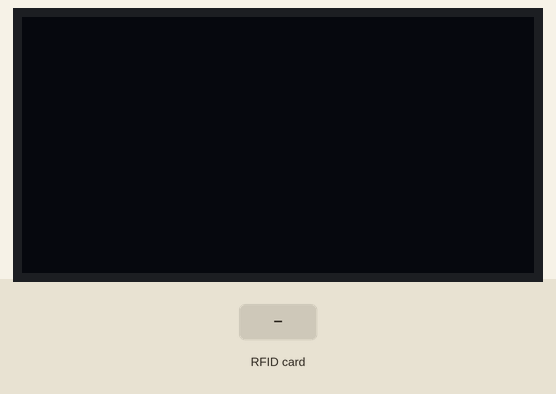
A sketch run on a simulated ESP32. On the bench: 128×64 one-colour display. The inputs (shaded band) are chosen by the test bench. No radio packets arrive unless stated; what the sketch prints to the serial monitor is not drawn.

Above: at 4.3 s.
4.4 s: RFID card 5E 7A 19 C4 held to the reader
At 5.0 s:
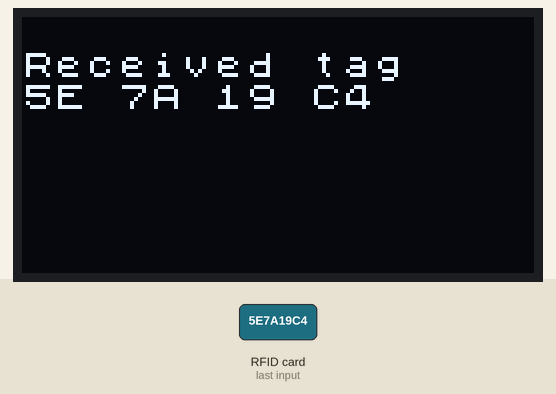
At 15.0 s:
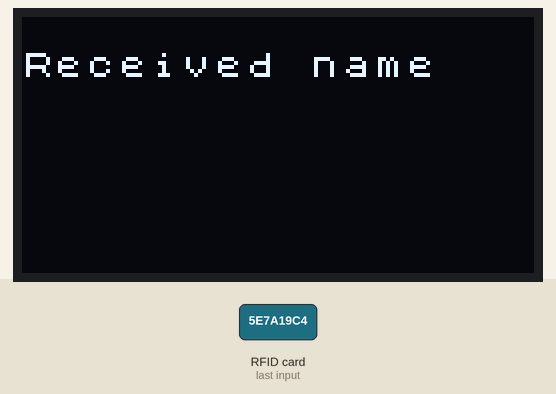
Timing chart, 0 to 15.9 s (numbered marks = the images above; inputs shaded):
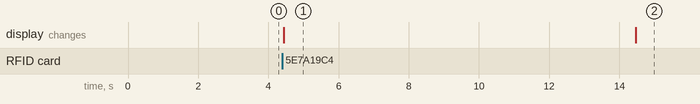

Measured:
- after the input at 4.4 s, the display: first changes at once (image 1 shows a later state)
- what the display in image 1 shows lasts 10.1 s, from 4.4 s to 14.5 s

The sketch:

esp32.HT.rc522.LoRa.send.tag.181016.ino
```cpp
#include <SPI.h>
#include <LoRa.h>
#include <Wire.h>
#include <U8x8lib.h>  // bibliothèque à charger a partir de
// the OLED used
U8X8_SSD1306_128X64_NONAME_SW_I2C u8x8(15, 4, 16); // data, clock, reset

#include "MFRC522_I2C.h"

#define SDA_PIN 21
#define SCL_PIN 22
#define RST_PIN 12

#define SCK     5    // GPIO5  -- SX127x's SCK
#define MISO    19   // GPIO19 -- SX127x's MISO
#define MOSI    27   // GPIO27 -- SX127x's MOSI
#define SS      18   // GPIO18 -- SX127x's CS
#define RST     14   // GPIO14 -- SX127x's RESET
#define DI0     26   // GPIO26 -- SX127x's IRQ(Interrupt Request)

#define freq    870E6  //you can set band here directly,e.g. 868E6,915E6
int  sf=8;
int sb=125E3;       // set the signal bandwidth; 125KHz,[250KHz,500Kz]

int rssi;

MFRC522 mfrc522(0x28, RST_PIN);  // Create MFRC522 instance.

void ShowReaderDetails();


QueueHandle_t bqueue, dqueue;  // queues for beacons and data frames

int sdcount=0, rdcount=0;

union tspack
  {
    uint8_t frame[128];
    struct packet
      {
        uint8_t head[4];  // head[3] is length for sensors or text, text takes 1 on MSbit
        uint16_t num;
        uint16_t tout;
        union {
              float sensor[8];
              char text[32];
              } tsdata;
      } pack;
  } sdf,sbf,rdf,rbf;  // data frame and beacon frame


void dispName()  // sr=1 - send, sr=0 - receive
{
  char dbuf[32];
  u8x8.clear();
  memset(dbuf,0x00,32);
  u8x8.drawString(0, 1,"Received name");
  strncpy(dbuf, rdf.pack.tsdata.text,16);
  u8x8.drawString(0, 2,dbuf);
  strncpy(dbuf, rdf.pack.tsdata.text+16,16);
  u8x8.drawString(0, 3,dbuf);
}

void dispTag(char *rtag)  // sr=1 - send, sr=0 - receive
{
  char dbuf[32];
  u8x8.clear();
  memset(dbuf,0x00,32);
  u8x8.drawString(0, 1,"Received tag");
  u8x8.drawString(0, 2,rtag);
}


void ShowReaderDetails() {
  // Get the MFRC522 software version
  byte v = mfrc522.PCD_ReadRegister(mfrc522.VersionReg);
  Serial.print(F("MFRC522 Software Version: 0x"));
  Serial.print(v, HEX);
  if (v == 0x91)
    Serial.print(F(" = v1.0"));
  else if (v == 0x92)
    Serial.print(F(" = v2.0"));
  else
    Serial.print(F(" (unknown)"));
  Serial.println("");
  // When 0x00 or 0xFF is returned, communication probably failed
  if ((v == 0x00) || (v == 0xFF)) {
    Serial.println(F("WARNING: Communication failure, is the MFRC522 properly connected?"));
  }
}


void onReceive(int packetSize)
{
  int i=0;uint8_t rdbuff[40];
  if (packetSize == 0) return;   // if there's no packet, return
  i=0;
  if (packetSize==40)
    {
    while (LoRa.available()) {
      rdbuff[i]=LoRa.read();i++;
      }
      //dispData(0);
      rssi=LoRa.packetRssi();
      if(rdcount<64000) rdcount++; else rdcount=0;
      xQueueReset(dqueue); // to keep only the last element
      xQueueSend(dqueue, rdbuff, portMAX_DELAY);
    }
  delay(200);
}

void setup() {
  Serial.begin(9600); // Initialize serial communications with the PC
  Wire.begin(SDA_PIN, SCL_PIN); // Initialize I2C
  mfrc522.PCD_Init();   // Init MFRC522
  ShowReaderDetails();  // Show details of PCD - MFRC522 Card Reader details
  Serial.println("Scan PICC to see UID, type, and data blocks...");

  u8x8.begin();  // initialize OLED
  u8x8.setFont(u8x8_font_chroma48medium8_r);

  pinMode(26, INPUT);  // recv interrupt

  SPI.begin(SCK,MISO,MOSI,SS);
  LoRa.setPins(SS,RST,DI0);
  if (!LoRa.begin(freq)) {
    Serial.println("Starting LoRa failed!");
    u8x8.drawString(0, 1, "Starting LoRa failed!");
    while (1);
  }

dqueue = xQueueCreate(4, 40); // queue for 4 LoRaTS long data frames

  LoRa.onReceive(onReceive);
  LoRa.receive();
  delay(3000);
}

char tbuff[16];

int period = 3000;

unsigned long time_now = 0;

void loop() {
int qres=0;
  // Look for new cards
  if ( !mfrc522.PICC_IsNewCardPresent()) {
    return;
  }

  // Select one of the cards
  if ( ! mfrc522.PICC_ReadCardSerial()) {
    return;
  }
 //Show UID on serial monitor
  Serial.print("UID tag :");
  String content= "";
  byte letter;
  for (byte i = 0; i < mfrc522.uid.size; i++)
  {
     Serial.print(mfrc522.uid.uidByte[i] < 0x10 ? " 0" : " ");
     Serial.print(mfrc522.uid.uidByte[i], HEX);
     content.concat(String(mfrc522.uid.uidByte[i] < 0x10 ? " 0" : " "));
     content.concat(String(mfrc522.uid.uidByte[i], HEX));
  }
  Serial.println();

  Serial.print("Message : ");
  content.toUpperCase();
  memset(tbuff,0x00,16);
  String textstr=content.substring(1);
  textstr.toCharArray(tbuff,12);
  Serial.println(tbuff);
  Serial.println(strlen(tbuff));

  dispTag(tbuff);

//  LoRa.beginPacket();
//  memset(sdf.frame,0x00,24);
//  sdf.pack.head[0]= 0x01;  // destination term 1
//  sdf.pack.head[1]= 0x02;  // source term 2
//  sdf.pack.head[2]= 0x80;  // field mask - filed1 set
//  sdf.pack.head[3]= 0x90;  // data size 16 bytes in text - RFID tag - MSB set
//  sdf.pack.num= (uint16_t) sdcount;
//  sdf.pack.num= (uint16_t) 0; // timeout 0
//  strncpy(sdf.pack.tsdata.text,tbuff,12);  // "0E F6 BE 23"
//  delay(200);
//  Serial.println(sdf.pack.tsdata.text);
//  delay(200);
//  LoRa.write(sdf.frame,24);
//  LoRa.endPacket();
//
//  LoRa.receive();
  memset(rdf.frame,0x00,40); // long data frame
  qres=xQueueReceive(dqueue, rdf.frame, 10000); //portMAX_DELAY) - wating max 10 s
  Serial.println(qres);
  Serial.println(rdf.pack.tsdata.text);

  dispName();

  delay(1000);
}
```
